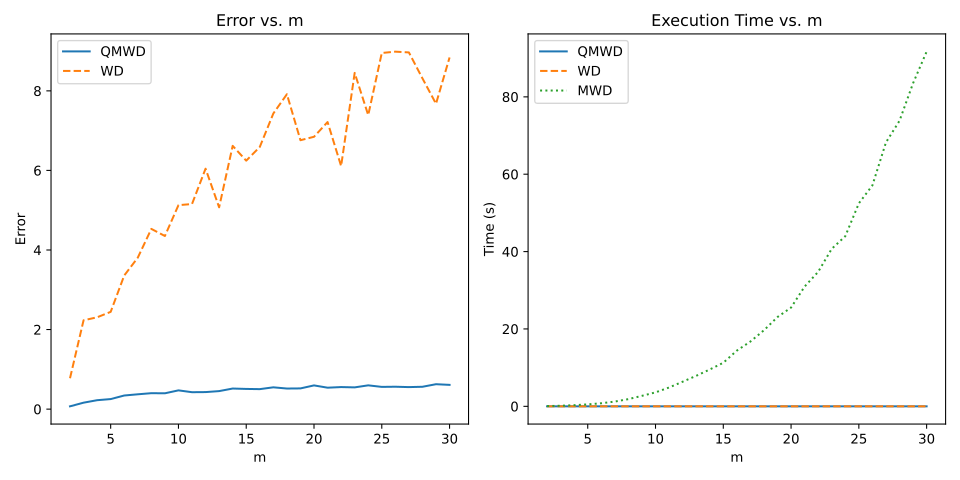

Write the Python code that produced this figure.
import numpy as np
import cvxpy as cp
import matplotlib.pyplot as plt
import timeit

def wd(array1, array2):
    # Calculate the cumulative distributions
    cdf1 = np.cumsum(array1)
    cdf2 = np.cumsum(array2)

    # Calculate the WD
    wd = np.sum(np.abs(cdf1 - cdf2))

    return wd

def rotate_matrix(matrix):
    return np.rot90(matrix, k=1)  # Rotate 90 degrees counterclockwise

def qmwd(P, Q):
    m, n = P.shape[0], P.shape[1]

    # Calculate the Manhattan Wasserstein Distance between vectorized matrices
    WD1 = wd(P.flatten(), Q.flatten())

    # Calculate the Manhattan Wasserstein Distance between rotated matrices
    RP, RQ = rotate_matrix(P), rotate_matrix(Q)
    WD2 = wd(RP.flatten(), RQ.flatten())

    # Calculate the Manhattan Wasserstein Distance between transposed matrices
    PT, QT = P.T, Q.T
    WD3 = wd(PT.flatten(), QT.flatten())

    # Calculate QMWD
    QMWD = max((WD1 / n) + (WD1 % n), (WD2 / m) + (WD2 % m), (WD3 / m) + (WD3 % m))

    return QMWD

def mwd(P, Q):
    m, n = P.shape
    cost_matrix = np.zeros((m*n, m*n))
    for i in range(m):
        for j in range(n):
            for k in range(m):
                for l in range(n):
                    cost_matrix[i*n+j, k*n+l] = abs(i-k) + abs(j-l)
    gamma = cp.Variable((m*n, m*n))
    objective = cp.Minimize(cp.sum(cp.multiply(cost_matrix, gamma)))
    constraints = [gamma >= 0, cp.sum(gamma, axis=0) == P.ravel(), cp.sum(gamma, axis=1) == Q.ravel()]
    prob = cp.Problem(objective, constraints)
    prob.solve()
    return prob.value

# Initialize lists to store accuracy values and execution times
avg_accuracies_wd = []
avg_accuracies_qmwd = []
avg_execution_times_wd = []
avg_execution_times_qmwd = []
avg_execution_times_mwd = []

num_repeats = 20  # Number of times to repeat the calculations

# Example usage:
m_values = list(range(2, 31))  # m from 2 to 30
n = 30

for m in m_values:
    accuracies_wd = []
    accuracies_qmwd = []
    execution_times_wd = []
    execution_times_qmwd = []
    execution_times_mwd = []

    for _ in range(num_repeats):
        while True:
            P = np.random.randint(0, 10, size=(m, n))
            Q = np.random.randint(0, 10, size=(m, n))
            if P.sum() == Q.sum():
                break

        print("m=", m)

        # Calculate accuracy and execution times
        start_time = timeit.default_timer()
        wd_result = wd(P.flatten(), Q.flatten())
        execution_time_wd = timeit.default_timer() - start_time
        accuracy_wd = abs(mwd(P, Q) - wd_result) / mwd(P, Q)

        start_time = timeit.default_timer()
        qmwd_result = qmwd(P, Q)
        execution_time_qmwd = timeit.default_timer() - start_time
        accuracy_qmwd = abs(mwd(P, Q) - qmwd_result) / mwd(P, Q)

        execution_time_mwd = timeit.timeit(lambda: mwd(P, Q), number=1)

        accuracies_wd.append(accuracy_wd)
        accuracies_qmwd.append(accuracy_qmwd)
        execution_times_wd.append(execution_time_wd)
        execution_times_qmwd.append(execution_time_qmwd)
        execution_times_mwd.append(execution_time_mwd)

    # Calculate the average values for this specific m
    avg_accuracy_wd = np.mean(accuracies_wd)
    avg_accuracy_qmwd = np.mean(accuracies_qmwd)
    avg_execution_time_wd = np.mean(execution_times_wd)
    avg_execution_time_qmwd = np.mean(execution_times_qmwd)
    avg_execution_time_mwd = np.mean(execution_times_mwd)

    avg_accuracies_wd.append(avg_accuracy_wd)
    avg_accuracies_qmwd.append(avg_accuracy_qmwd)
    avg_execution_times_wd.append(avg_execution_time_wd)
    avg_execution_times_qmwd.append(avg_execution_time_qmwd)
    avg_execution_times_mwd.append(avg_execution_time_mwd)

# Print and plot the average results
print("Average Accuracies (WD):", avg_accuracies_wd)
print("Average Accuracies (QMWD):", avg_accuracies_qmwd)
print("Average Execution Times (WD):", avg_execution_times_wd)
print("Average Execution Times (QMWD):", avg_execution_times_qmwd)
print("Average Execution Times (MWD):", avg_execution_times_mwd)

# Plot the average accuracies
plt.figure(figsize=(10, 5))
plt.subplot(1, 2, 1)
plt.plot(m_values, avg_accuracies_qmwd, label='QMWD', linestyle='-')
plt.plot(m_values, avg_accuracies_wd, label='WD', linestyle='--')
plt.xlabel('m')
plt.ylabel('Error')
plt.legend()
plt.title('Error vs. m')

# Plot the average execution times
plt.subplot(1, 2, 2)
plt.plot(m_values, avg_execution_times_qmwd, label='QMWD', linestyle='-')
plt.plot(m_values, avg_execution_times_wd, label='WD', linestyle='--')
plt.plot(m_values, avg_execution_times_mwd, label='MWD', linestyle=':')
plt.xlabel('m')
plt.ylabel('Time (s)')
plt.legend()
plt.title('Execution Time vs. m')

plt.tight_layout()

# Save the plots as SVG files
plt.savefig('average_accuracy_and_execution_time_plots.svg', format='svg')

plt.show()
